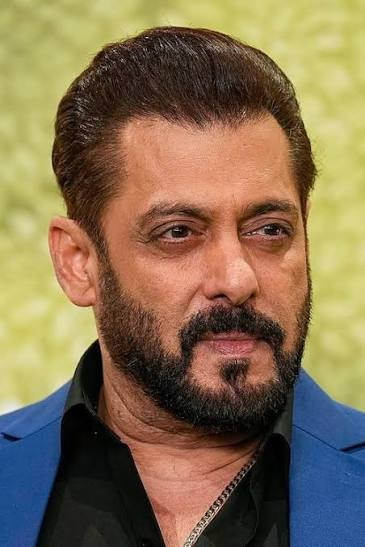
#> input picture images.jpg, 365 x 547 px
$ python -i processor.py   (imports and definitions only)
#> lines starting #> are read from the running program, lines starting #| are printed output that depends on the picture
#> further down, picture is the input picture: shape (547, 365, 3); mean B, G, R 82.1, 112, 132
"""
Preprocessing Module
=====================
Face Detection → Eye-Landmark Alignment → Rotation → Crop → Resize → Normalize
"""

import cv2
import numpy as np
import os
from pathlib import Path

_CASCADE_DIR = Path(__file__).resolve().parents[2] / "data" / "haarcascades"


def _cascade_path(filename: str) -> str:
    """Prefer bundled cascades (Cloud-safe); fall back to cv2.data when present."""
    bundled = _CASCADE_DIR / filename
    if bundled.exists():
        return str(bundled)
    data = getattr(cv2, "data", None)
    if data is not None and hasattr(data, "haarcascades"):
        return os.path.join(data.haarcascades, filename)
    raise FileNotFoundError(
        f"Haar cascade not found: {filename}. Expected at {_CASCADE_DIR}"
    )


def _face_cascade():
    if not hasattr(cv2, "CascadeClassifier"):
        raise RuntimeError(
            f"OpenCV build missing CascadeClassifier (cv2 {getattr(cv2, '__version__', '?')}). "
            "Install opencv-python-headless<5."
        )
    cascade = cv2.CascadeClassifier(_cascade_path("haarcascade_frontalface_default.xml"))
    if cascade.empty():
        raise RuntimeError("Failed to load Haar cascade classifiers.")
    return cascade


def face_detected(image) -> bool:
    """Return True when a frontal face is detected in the image."""
    if image is None or not hasattr(image, "size") or image.size == 0:
        return False

    if len(image.shape) == 3:
        gray = cv2.cvtColor(image, cv2.COLOR_BGR2GRAY)
    else:
        gray = image.copy()

    faces = _face_cascade().detectMultiScale(
        gray, scaleFactor=1.3, minNeighbors=5, minSize=(30, 30)
    )
    return len(faces) > 0


def detect_and_align_face(image, target_size=(128, 128)):
    """
    Full pipeline:
      1. Convert to grayscale
      2. Detect face (Haar Cascade)
      3. Detect eyes within face ROI
      4. Compute eye-centre angle → rotate for alignment
      5. Crop aligned face → resize → normalize [0,1]
    """
#> called with target_size = (128, 128)
    if not hasattr(cv2, "CascadeClassifier"):
        raise RuntimeError(
            f"OpenCV build missing CascadeClassifier (cv2 {getattr(cv2, '__version__', '?')}). "
            "Install opencv-python-headless<5."
        )

    face_cascade = _face_cascade()
    eye_cascade = cv2.CascadeClassifier(_cascade_path("haarcascade_eye.xml"))

    if eye_cascade.empty():
        raise RuntimeError("Failed to load Haar cascade classifiers.")

    if len(image.shape) == 3:
        gray = cv2.cvtColor(image, cv2.COLOR_BGR2GRAY)
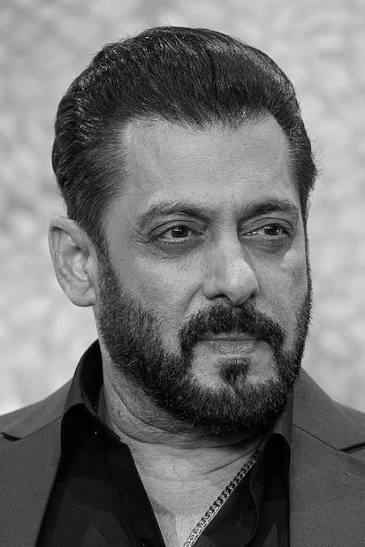
#> gray: shape (547, 365); min 0, max 246, mean 114.6
    else:
        gray = image.copy()

    # ── Step 1: Detect face ───────────────────────────────
    faces = face_cascade.detectMultiScale(gray, scaleFactor=1.3, minNeighbors=5, minSize=(30, 30))
#> faces = [[88, 135, 261, 261]]

    if len(faces) == 0:
        # Fallback: centre-crop
        h, w = gray.shape
        side = min(h, w)
        top, left = (h - side) // 2, (w - side) // 2
        face_roi  = gray[top:top+side, left:left+side]
        resized   = cv2.resize(face_roi, target_size)
        return resized / 255.0

    # Largest face
    x, y, fw, fh = sorted(faces, key=lambda f: f[2]*f[3], reverse=True)[0]
#> x = 88; y = 135; fw = 261; fh = 261
    face_gray = gray[y:y+fh, x:x+fw]
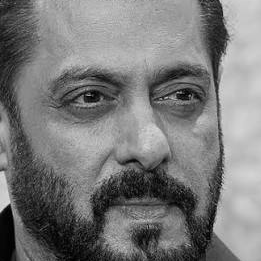
#> face_gray: shape (261, 261); min 0, max 220, mean 121.1

    # ── Step 2: Eye-landmark detection inside face ROI ────
    eyes = eye_cascade.detectMultiScale(face_gray, scaleFactor=1.1, minNeighbors=5)
#> eyes = [[160, 71, 48, 48], [57, 67, 64, 64], [138, 50, 88, 88]]

    if len(eyes) >= 2:
        # Sort eyes left → right by x-centre
        eye_centres = sorted(
            [(ex + ew//2, ey + eh//2) for (ex, ey, ew, eh) in eyes],
            key=lambda c: c[0]
        )
#> eye_centres = [(89, 99), (182, 94), (184, 95)]
        left_eye  = eye_centres[0]   # (cx, cy) relative to face_gray
#> left_eye = (89, 99)
        right_eye = eye_centres[1]
#> right_eye = (182, 94)

        # ── Step 3: Compute rotation angle ───────────────
        dx = right_eye[0] - left_eye[0]
#> dx = 93
        dy = right_eye[1] - left_eye[1]
#> dy = -5
        angle = np.degrees(np.arctan2(dy, dx))
#> angle = -3.08

        # ── Step 4: Rotate face image ─────────────────────
        face_h, face_w = face_gray.shape
#> face_h = 261; face_w = 261
        centre = (face_w // 2, face_h // 2)
#> centre = (130, 130)
        M = cv2.getRotationMatrix2D(centre, angle, scale=1.0)
#> M = [[0.999, -0.0537, 7.17], [0.0537, 0.999, -6.79]]
        aligned = cv2.warpAffine(face_gray, M, (face_w, face_h),
                                  flags=cv2.INTER_LINEAR,
                                  borderMode=cv2.BORDER_REPLICATE)
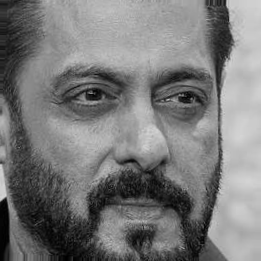
#> aligned: shape (261, 261); min 0, max 212, mean 120.9
    else:
        # No eyes found — use raw face crop
        aligned = face_gray

    # ── Step 5: Resize & Normalize ────────────────────────
    resized    = cv2.resize(aligned, target_size)
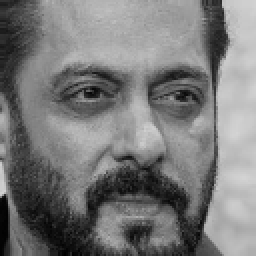
#> resized: shape (128, 128) (shown 2 times larger); min 0, max 212, mean 120.8
    normalized = resized / 255.0
    return normalized


def preprocess_image(img_path, size=(128, 128)):
    if not os.path.exists(img_path):
        raise FileNotFoundError(f"Image not found: {img_path}")
    img = cv2.imread(img_path)
    if img is None:
        raise ValueError(f"Failed to load image: {img_path}")
    return detect_and_align_face(img, size)

>>> import cv2
>>> picture = cv2.imread('../../images.jpg')
>>> result = detect_and_align_face(picture)
